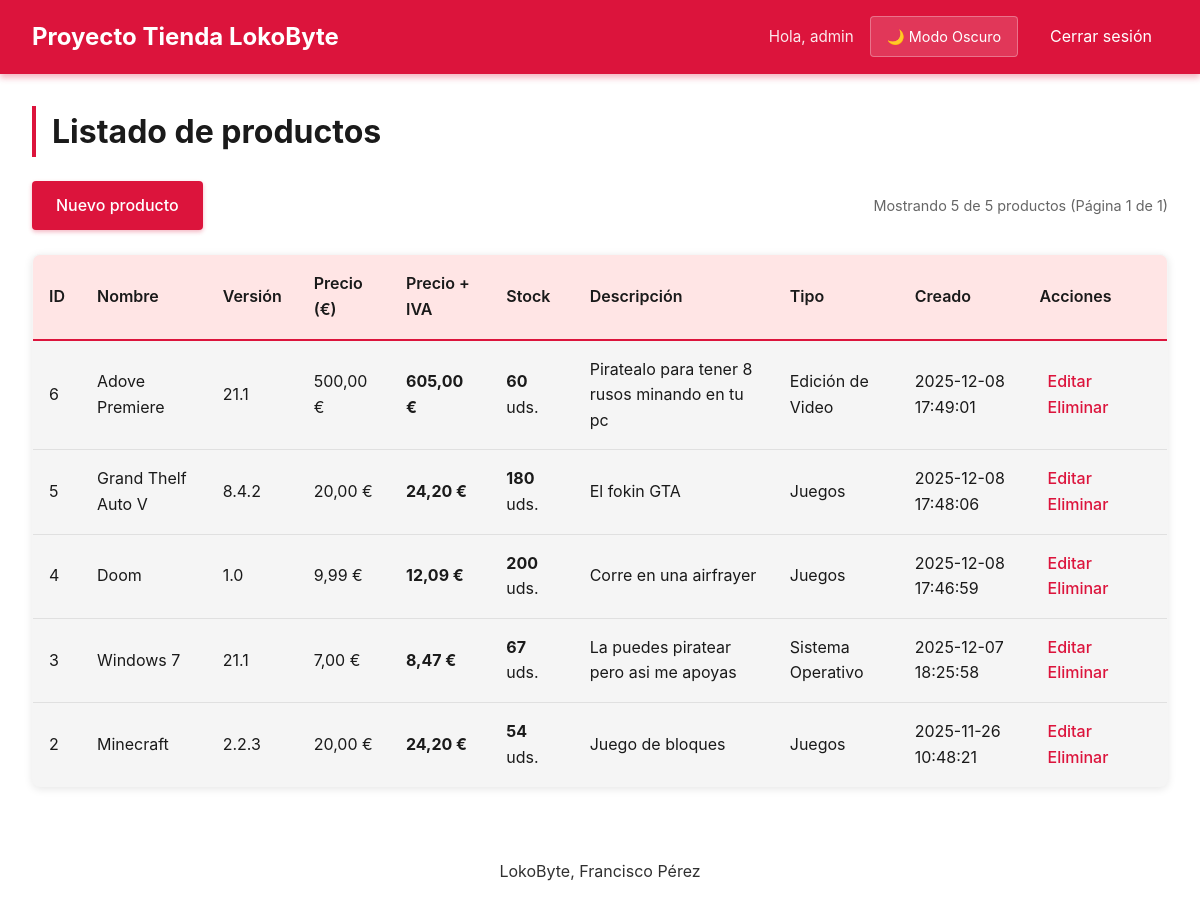
/index.php (signed in), run on the app's committed database.
### tables this page shows
CREATE TABLE products (
        id INTEGER PRIMARY KEY AUTOINCREMENT,
        name TEXT NOT NULL,
        description TEXT,
        version TEXT,
        price REAL NOT NULL,
        type_id INTEGER,
        created_at TEXT NOT NULL, stock INTEGER NOT NULL DEFAULT 0,
        
        FOREIGN KEY (type_id) REFERENCES product_types(id)
    );

CREATE TABLE product_types (
        id INTEGER PRIMARY KEY AUTOINCREMENT,
        name TEXT NOT NULL UNIQUE
    );

### Controllers/ProductController.php (called while the page is built, shortened)
<?php
class ProductController
{
    private PDO $pdo;
    public function __construct(PDO $pdo)
    {
        $this->pdo = $pdo;
    }
    public function index(): void
    {
        $productosPorPagina = 5;
        $paginaActual = isset($_GET['page']) ? max(1, (int)$_GET['page']) : 1;
        $offset = ($paginaActual - 1) * $productosPorPagina;
        $stmt = $this->pdo->prepare('
            SELECT * FROM products
            ORDER BY id DESC
            LIMIT :limit OFFSET :offset
        ');
        $stmt->bindValue(':limit', $productosPorPagina, PDO::PARAM_INT);
        $stmt->bindValue(':offset', $offset, PDO::PARAM_INT);
        $stmt->execute();
        $products = $stmt->fetchAll(PDO::FETCH_ASSOC);
        $totalProductos = (int)$this->pdo->query('SELECT COUNT(*) FROM products')->fetchColumn();
        $totalPaginas = (int)ceil($totalProductos / $productosPorPagina);
        require __DIR__ . '/../Views/Product/index.php';
    }
}

### Views/Product/index.php (the view, shortened to what this page needs)
<?php
require __DIR__ . '/../layout/header.php';
$isAdmin = isset($_SESSION['role']) && $_SESSION['role'] === 'admin';
?>
<h1>Listado de productos</h1>
<div class="product-header">
    <?php if ($isAdmin): ?>
    <a href="index.php?c=product&a=create" class="button">Nuevo producto</a>
    <?php endif; ?>
    <div class="product-info">
        Mostrando <?= count($products) ?> de <?= $totalProductos ?> productos (Página <?= $paginaActual ?> de <?= $totalPaginas ?>)
    </div>
</div>
<?php if (empty($products)): ?>
    <p>No hay productos en esta página.</p>
<?php else: ?>
    <table class="table">
        <thead>
            <tr>
                <?php if ($isAdmin): ?>
                <th>ID</th>
                <?php endif; ?>
                <th>Nombre</th>
                <th>Versión</th>
                <th>Precio (€)</th>
                <th>Precio + IVA</th>
                <th>Stock</th>
                <th>Descripción</th>
                <th>Tipo</th>
                <?php if ($isAdmin): ?>
                <th>Creado</th>
                <th>Acciones</th>
                <?php endif; ?>
            </tr>
        </thead>
        <tbody>
            <?php
            $pdo = getPdo();
            foreach ($products as $p):
                $stmt = $pdo->prepare('SELECT name FROM product_types WHERE id = :type_id');
                $stmt->execute([':type_id' => $p['type_id']]);
                $typeName = $stmt->fetchColumn() ?: 'Sin tipo';
                $precio = (float)$p['price'];
                $stock = (int)($p['stock'] ?? 0);
                $precioIVA = round($precio * 1.21, 2);
                $stockClass = '';
                if ($stock < 10) {
                    $stockClass = 'stock-bajo';
                } elseif ($stock < 50) {
                    $stockClass = 'stock-medio';
                } else {
                    $stockClass = 'stock-alto';
                }
            ?>
                <tr>
                    <?php if ($isAdmin): ?>
                    <td><?= htmlspecialchars((string)$p['id']) ?></td>
                    <?php endif; ?>
                    <td><?= htmlspecialchars($p['name']) ?></td>
                    <td><?= htmlspecialchars($p['version']) ?></td>
                    <td><?= number_format($precio, 2, ',', '.') ?> €</td>
                    <td><strong><?= number_format($precioIVA, 2, ',', '.') ?> €</strong></td>
                    <td class="<?= $stockClass ?>">
                        <strong><?= $stock ?></strong> uds.
                    </td>
                    <td><?= htmlspecialchars($p['description']) ?></td>
                    <td><?= htmlspecialchars($typeName) ?></td>
                    <?php if ($isAdmin): ?>
                    <td><?= htmlspecialchars($p['created_at']) ?></td>
                    <td>
                        <a href="index.php?c=product&a=edit&id=<?= urlencode((string)$p['id']) ?>">Editar</a>
                        <a href="index.php?c=product&a=delete&id=<?= urlencode((string)$p['id']) ?>"
                            onclick="return confirm('¿Seguro que quieres eliminar este producto?');">
                            Eliminar
                        </a>
                    </td>
                    <?php endif; ?>
                </tr>
            <?php endforeach; ?>
        </tbody>
    </table>
<?php endif; ?>
<?php require __DIR__ . '/../layout/footer.php'; ?>

### index.php (shortened to what this page needs)
<?php
require_once __DIR__ . '/controllers/AuthController.php';
require_once __DIR__ . '/controllers/ProductController.php';
$pdo = getPdo();
$controllerName = $_GET['c'] ?? null;
$action = $_GET['a'] ?? null;
if ($controllerName === null) {
    $controllerName = isset($_SESSION['user_id']) ? 'product' : 'auth';
}
if ($action === null) {
    $action = ($controllerName === 'auth') ? 'login' : 'index';
}
$productController = new ProductController($pdo);
switch ($controllerName) {
    case 'product':
        switch ($action) {
            case 'index':
                $productController->index();
                break;
        }
        break;
}

### Views/layout/header.php (shortened to what this page needs)
<?php
$theme = $_SESSION['theme'] ?? $_COOKIE['theme'] ?? 'light';
?>
<!DOCTYPE html>
<html lang="es" data-theme="<?= htmlspecialchars($theme) ?>">
<head>
    <link rel="stylesheet" href="public/css/styles.css?v=<?= time() ?>">
</head>
<body>
<nav class="nav">
    <div class="nav-left">
        <span class="logo">Proyecto Tienda LokoByte</span>
    </div>
    <div class="nav-right">
        <?php if (isset($_SESSION['user_id'])): ?>
            <span class="nav-user">Hola, <?= htmlspecialchars($_SESSION['username']) ?></span>
            <a href="index.php?c=theme&a=toggle" class="theme-toggle">
                <?= $theme === 'light' ? '🌙 Modo Oscuro' : '☀️ Modo Claro' ?>
            </a>
            <a href="index.php?c=auth&a=logout">Cerrar sesión</a>
        <?php else: ?>
            <a href="index.php?c=auth&a=login">Iniciar Sesión</a>
            <a href="index.php?c=auth&a=register">Registrarse</a>
        <?php endif; ?>
    </div>
</nav>
<main class="container">

### Views/layout/footer.php
</main>
<footer class="footer">
    <p>LokoByte, Francisco Pérez</p>
</footer>
</body>
</html>

### public/css/styles.css (style rules this page uses)
:root { --bg-color: #ffffff; --bg-secondary: #f5f5f5; --text-color: #1a1a1a; --text-secondary: #666666; --nav-bg: #dc143c; --nav-text: #ffffff; --button-bg: #dc143c; --button-hover: #a01028; --button-text: #ffffff; --table-border: #e0e0e0; --table-header: #ffe5e5; --table-hover: #fff0f0; --input-border: #cccccc; --input-focus: #dc143c; --alert-success-bg: #d4edda; --alert-success-text: #155724; --alert-error-bg: #f8d7da; --alert-error-text: #721c24; --link-color: #dc143c; --link-hover: #a01028; }
* { margin: 0; padding: 0; box-sizing: border-box; }
body { font-family: -apple-system, BlinkMacSystemFont, 'Segoe UI', Roboto, 'Helvetica Neue', Arial, sans-serif; background-color: var(--bg-color); color: var(--text-color); line-height: 1.6; transition: background-color 0.3s ease, color 0.3s ease; min-height: 100vh; }
.nav { background-color: var(--nav-bg); color: var(--nav-text); padding: 1rem 2rem; display: flex; justify-content: space-between; align-items: center; box-shadow: 0 4px 6px rgba(220, 20, 60, 0.3); }
.nav-left .logo { font-size: 1.5rem; font-weight: bold; color: var(--nav-text); }
.nav-right { display: flex; gap: 1rem; align-items: center; }
.nav-user { font-size: 0.95rem; color: var(--nav-text); opacity: 0.9; }
.nav a { color: var(--nav-text); text-decoration: none; padding: 0.5rem 1rem; border-radius: 4px; transition: all 0.3s ease; }
.theme-toggle { cursor: pointer; background-color: rgba(255, 255, 255, 0.15); color: var(--nav-text); font-size: 0.9rem; border: 1px solid rgba(255, 255, 255, 0.3); }
.container { max-width: 1200px; margin: 2rem auto; padding: 0 2rem; }
h1 { margin-bottom: 1.5rem; color: var(--text-color); border-left: 4px solid var(--button-bg); padding-left: 1rem; }
button, .button { display: inline-block; padding: 0.75rem 1.5rem; background-color: var(--button-bg); color: var(--button-text); border: none; border-radius: 4px; font-size: 1rem; font-weight: 500; cursor: pointer; text-decoration: none; transition: all 0.3s ease; box-shadow: 0 2px 4px rgba(220, 20, 60, 0.3); }
.table { width: 100%; border-collapse: collapse; margin-top: 1rem; background-color: var(--bg-secondary); border-radius: 8px; overflow: hidden; box-shadow: 0 2px 8px rgba(0, 0, 0, 0.1); border: 1px solid var(--table-border); }
.table thead { background-color: var(--table-header); }
.table th { padding: 1rem; text-align: left; font-weight: 600; color: var(--text-color); border-bottom: 2px solid var(--button-bg); }
.table td { padding: 1rem; border-top: 1px solid var(--table-border); color: var(--text-color); }
.table tbody tr { transition: all 0.2s ease; }
.table a { color: var(--link-color); text-decoration: none; margin-right: 1rem; font-weight: 500; transition: all 0.2s ease; padding: 0.25rem 0.5rem; border-radius: 3px; }
a { color: var(--link-color); text-decoration: none; transition: all 0.2s ease; }
p { margin-top: 1rem; color: var(--text-color); }
footer { color: var(--nav-text); text-align: center; padding: 1.5rem 2rem; margin-top: 3rem; }
footer p { margin: 0; font-size: 1rem; opacity: 0.9; }
.product-header { display: flex; justify-content: space-between; align-items: center; margin-bottom: 1.5rem; flex-wrap: wrap; gap: 1rem; }
.product-info { color: var(--text-secondary); font-size: 0.9rem; }

### data on the page
products: id "6", name "Adove Premiere", version "21.1", price "500,00", price "605,00", stock "60", description "Piratealo para tener 8 rusos minando en tu pc", type.name "Edición de Video", created_at "2025-12-08 17:49:01"
products: id "5", name "Grand Thelf Auto V", version "8.4.2", price "20,00", price "24,20", stock "180", description "El fokin GTA", type.name "Juegos", created_at "2025-12-08 17:48:06"
products: id "4", name "Doom", version "1.0", price "9,99", price "12,09", stock "200", description "Corre en una airfrayer", type.name "Juegos", created_at "2025-12-08 17:46:59"
products: id "3", name "Windows 7", version "21.1", price "7,00", price "8,47", stock "67", description "La puedes piratear pero asi me apoyas", type.name "Sistema Operativo", created_at "2025-12-07 18:25:58"
products: id "2", name "Minecraft", version "2.2.3", price "20,00", price "24,20", stock "54", description "Juego de bloques", type.name "Juegos", created_at "2025-11-26 10:48:21"

### other printed values
$_SESSION['username'] "admin"
count($products) "5"
$totalProductos "5"
$paginaActual "1"
$totalPaginas "1"
